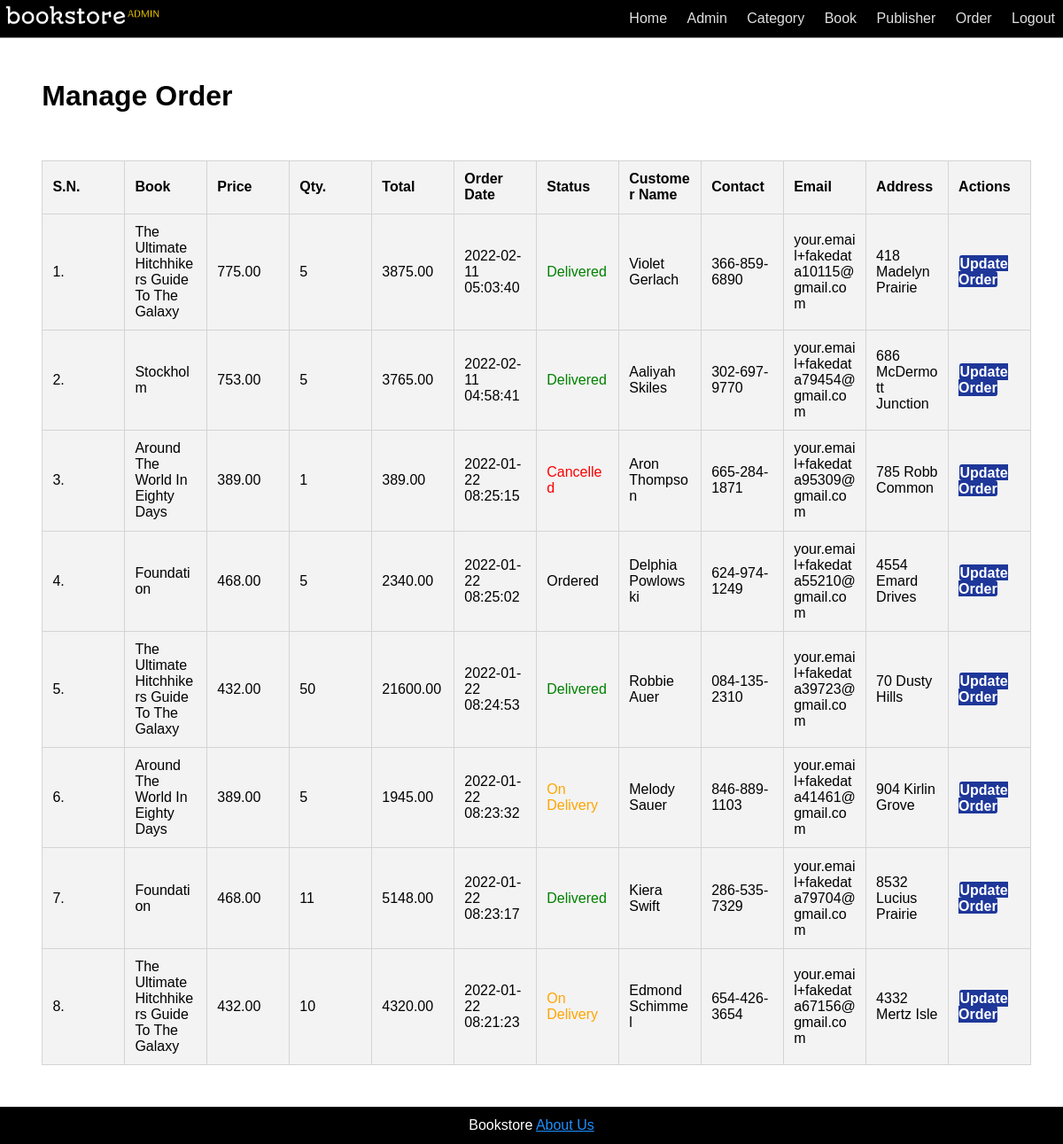
/admin/manage-order.php (signed in), run on the app's committed database.
### tables this page shows
CREATE TABLE `tbl_order` (
  `id` int(10) UNSIGNED NOT NULL,
  `book` varchar(150) NOT NULL,
  `price` decimal(10,2) NOT NULL,
  `qty` int(11) NOT NULL,
  `total` decimal(10,2) NOT NULL,
  `order_date` datetime NOT NULL,
  `status` varchar(50) NOT NULL,
  `customer_name` varchar(150) NOT NULL,
  `customer_contact` varchar(20) NOT NULL,
  `customer_email` varchar(150) NOT NULL,
  `customer_address` varchar(255) NOT NULL
);

### admin/manage-order.php (the view, shortened to what this page needs)
<?php include('partials/menu.php'); ?>
<div class="main-content">
    <div class="order">
        <h1>Manage Order</h1>
                <br />
                <br><br>
                <table class="tbl-order">
                    <tr>
                        <th>S.N.</th>
                        <th>Book</th>
                        <th>Price</th>
                        <th>Qty.</th>
                        <th>Total</th>
                        <th>Order Date</th>
                        <th>Status</th>
                        <th>Customer Name</th>
                        <th>Contact</th>
                        <th>Email</th>
                        <th>Address</th>
                        <th>Actions</th>
                    </tr>
                    <?php
                        $sql = "CALL `DisplayOrder`();";
                        $res = mysqli_query($conn, $sql);
                        $count = mysqli_num_rows($res);
                        $sn = 1;
                        if($count>0)
                        {
                            while($row=mysqli_fetch_assoc($res))
                            {
                                $id = $row['id'];
                                $book = $row['book'];
                                $price = $row['price'];
                                $qty = $row['qty'];
                                $total = $row['total'];
                                $order_date = $row['order_date'];
                                $status = $row['status'];
                                $customer_name = $row['customer_name'];
                                $customer_contact = $row['customer_contact'];
                                $customer_email = $row['customer_email'];
                                $customer_address = $row['customer_address'];
                                ?>
                                    <tr>
                                        <td><?php echo $sn++; ?>. </td>
                                        <td><?php echo $book; ?></td>
                                        <td><?php echo $price; ?></td>
                                        <td><?php echo $qty; ?></td>
                                        <td><?php echo $total; ?></td>
                                        <td><?php echo $order_date; ?></td>
                                        <td>
                                            <?php
                                                if($status=="Ordered")
                                                {
                                                    echo "<label>$status</label>";
                                                }
                                                elseif($status=="On Delivery")
                                                {
                                                    echo "<label style='color: orange;'>$status</label>";
                                                }
                                                elseif($status=="Delivered")
                                                {
                                                    echo "<label style='color: green;'>$status</label>";
                                                }
                                                elseif($status=="Cancelled")
                                                {
                                                    echo "<label style='color: red;'>$status</label>";
                                                }
                                            ?>
                                        </td>
                                        <td><?php echo $customer_name; ?></td>
                                        <td><?php echo $customer_contact; ?></td>
                                        <td><?php echo $customer_email; ?></td>
                                        <td><?php echo $customer_address; ?></td>
                                        <td>
                                            <a href="<?php echo SITEURL; ?>admin/update-order.php?id=<?php echo $id; ?>" class="btn-secondary">Update Order</a>
                                        </td>
                                    </tr>
                                <?php
                            }
                        }
                        else
                        {
                            echo "<tr><td colspan='12' class='error'>Orders not Available</td></tr>";
                        }
                    ?>
                </table>
    </div>
</div>
<?php include('partials/footer.php'); ?>

### css/admin.css (style rules this page uses)
* { font-family: Arial, Helvetica, sans-serif; margin: 0; padding: 0; }
table tr th { padding:1%; text-align: left; }
table tr td { padding: 1%; }
table, th,td { border: 1px solid rgb(212, 212, 212); border-collapse: collapse; }
th, td { background-color: #f3f3f3; }
.order { padding:1%; width:90%; }
.tbl-order { width: 110%; table-layout: fixed; word-wrap: break-word; }
.btn-secondary { background-color: #1e3799; padding: 1%; margin: 1%; color:white; text-decoration: none; font-weight:bold; border-radius: 3px; }
.main-content { background-color: #ffffff; padding:3%; }

### data on the page
tbl_order: book "The Ultimate Hitchhikers Guide To The Galaxy", price "775.00", qty "5", total "3875.00", order_date "2022-02-11 05:03:40", status "Delivered", customer_name "Violet Gerlach", customer_contact "366-859-6890", customer_email "your.email+fakedata10115@gmail.com", customer_address "418 Madelyn Prairie"
tbl_order: book "Stockholm", price "753.00", qty "5", total "3765.00", order_date "2022-02-11 04:58:41", status "Delivered", customer_name "Aaliyah Skiles", customer_contact "302-697-9770", customer_email "your.email+fakedata79454@gmail.com", customer_address "686 McDermott Junction"
tbl_order: book "Around The World In Eighty Days", price "389.00", qty "1", total "389.00", order_date "2022-01-22 08:25:15", status "Cancelled", customer_name "Aron Thompson", customer_contact "665-284-1871", customer_email "your.email+fakedata95309@gmail.com", customer_address "785 Robb Common"
tbl_order: book "Foundation", price "468.00", qty "5", total "2340.00", order_date "2022-01-22 08:25:02", status "Ordered", customer_name "Delphia Powlowski", customer_contact "624-974-1249", customer_email "your.email+fakedata55210@gmail.com", customer_address "4554 Emard Drives"
tbl_order: book "The Ultimate Hitchhikers Guide To The Galaxy", price "432.00", qty "50", total "21600.00", order_date "2022-01-22 08:24:53", status "Delivered", customer_name "Robbie Auer", customer_contact "084-135-2310", customer_email "your.email+fakedata39723@gmail.com", customer_address "70 Dusty Hills"
tbl_order: book "Around The World In Eighty Days", price "389.00", qty "5", total "1945.00", order_date "2022-01-22 08:23:32", status "On Delivery", customer_name "Melody Sauer", customer_contact "846-889-1103", customer_email "your.email+fakedata41461@gmail.com", customer_address "904 Kirlin Grove"
tbl_order: book "Foundation", price "468.00", qty "11", total "5148.00", order_date "2022-01-22 08:23:17", status "Delivered", customer_name "Kiera Swift", customer_contact "286-535-7329", customer_email "your.email+fakedata79704@gmail.com", customer_address "8532 Lucius Prairie"
tbl_order: book "The Ultimate Hitchhikers Guide To The Galaxy", price "432.00", qty "10", total "4320.00", order_date "2022-01-22 08:21:23", status "On Delivery", customer_name "Edmond Schimmel", customer_contact "654-426-3654", customer_email "your.email+fakedata67156@gmail.com", customer_address "4332 Mertz Isle"
